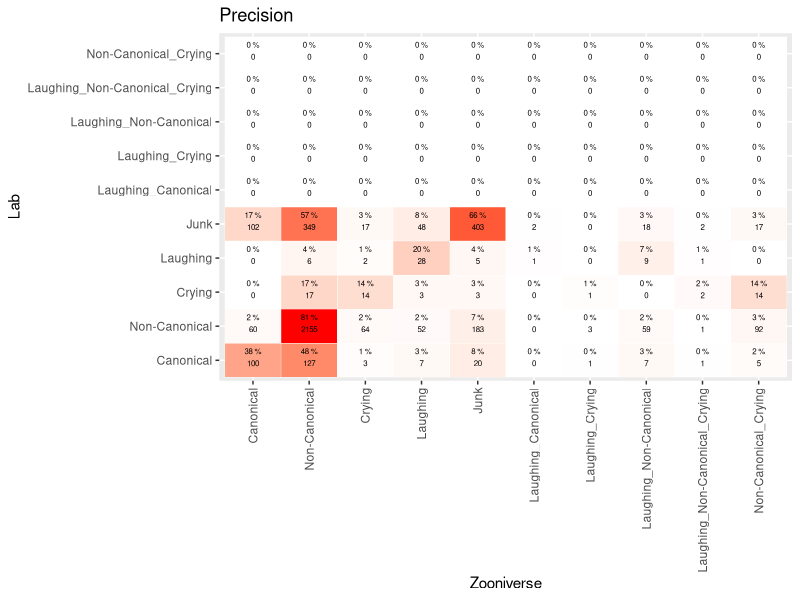
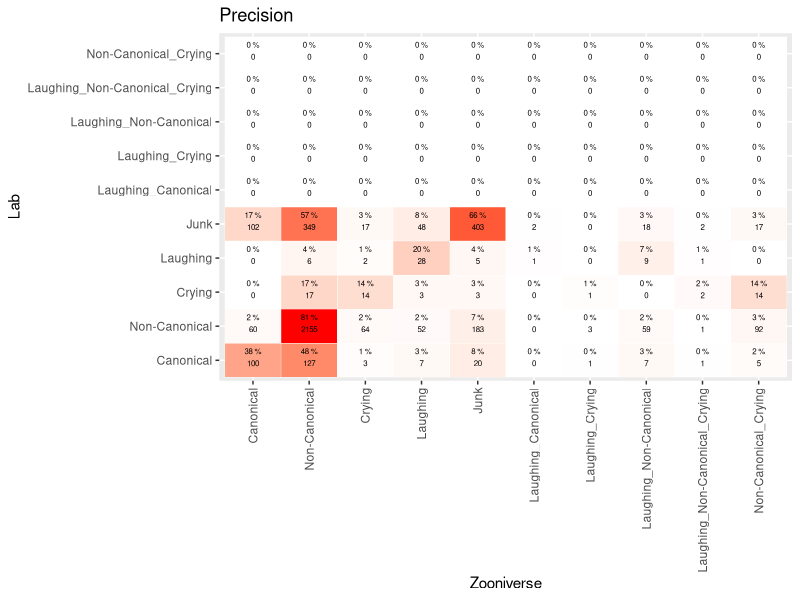
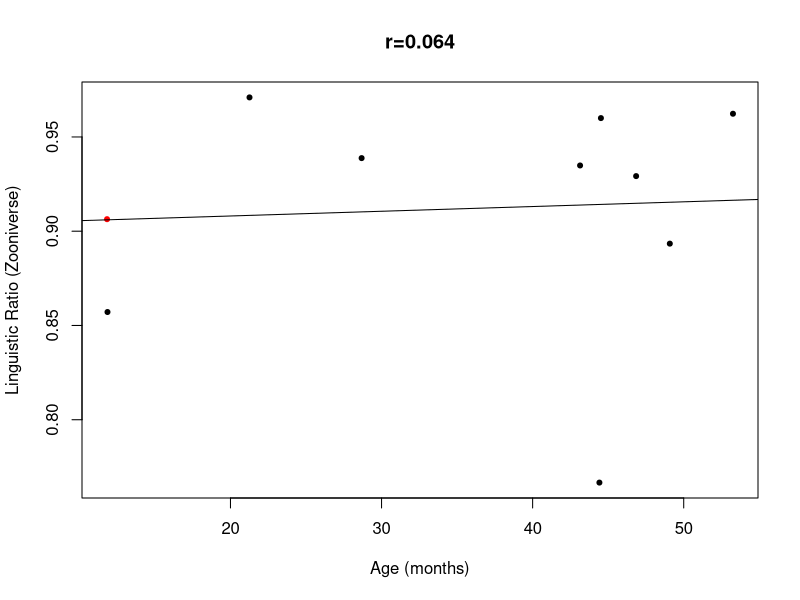
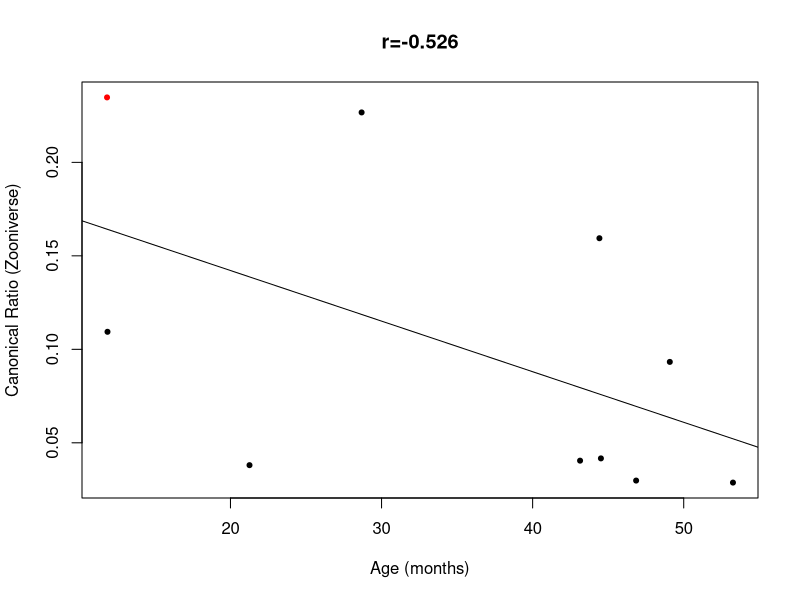
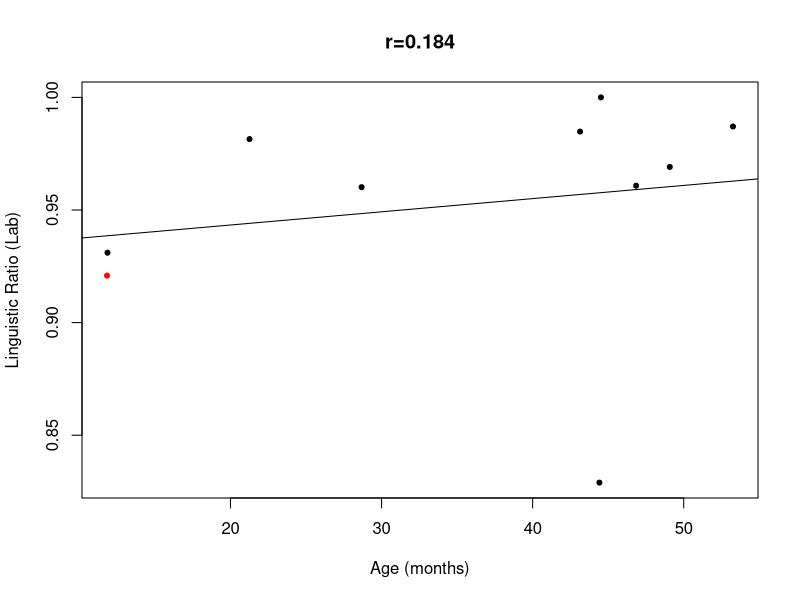
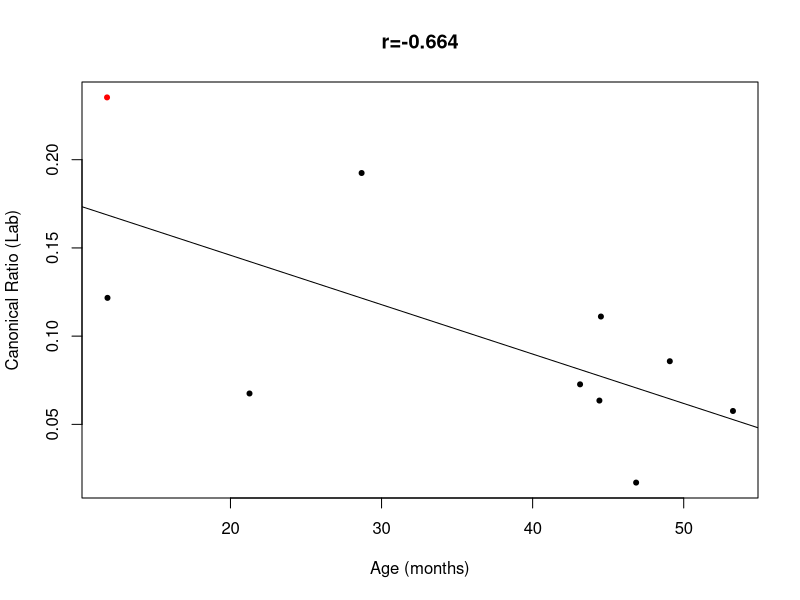
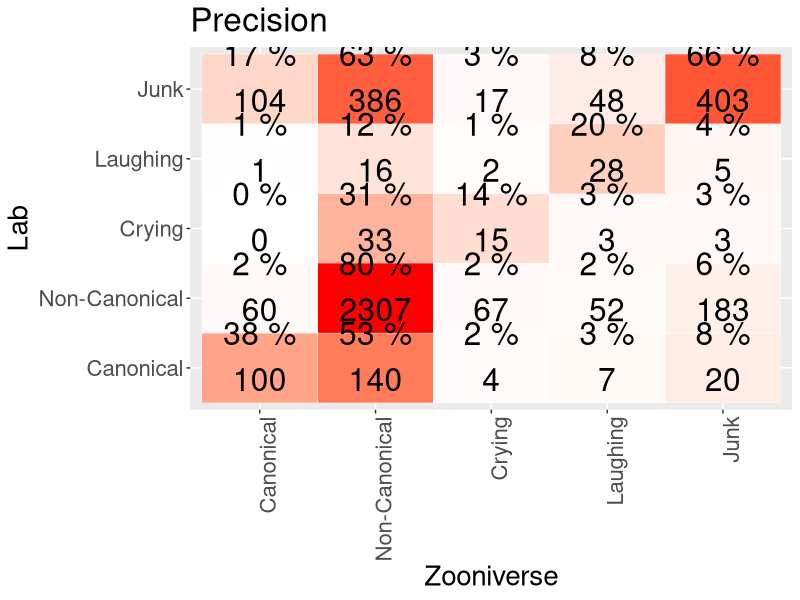
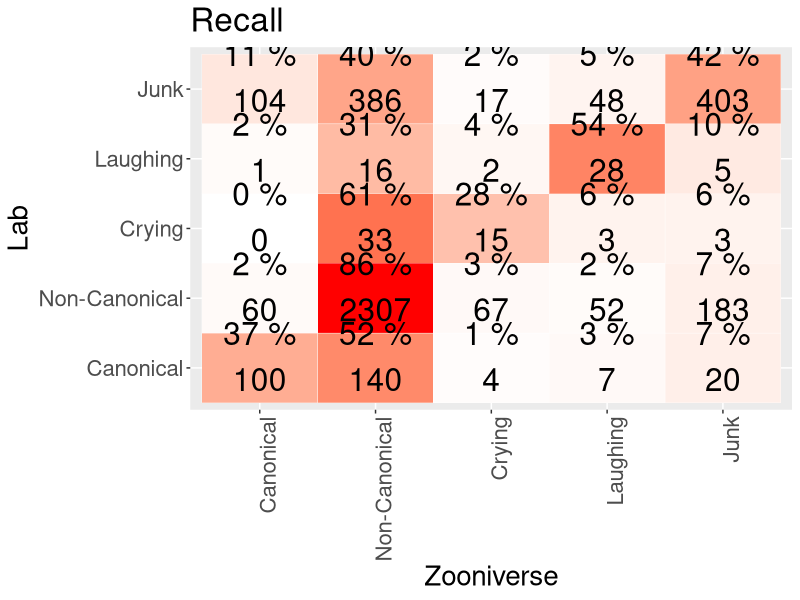

These charts were generated, in order, by the following R code:
## ---- chunk 1
knitr::opts_chunk$set(echo = TRUE)
library(tidyverse)
library(dplyr)
library(ggplot2)
library(caret)
library(scales)

dodiv=function(x) x/sum(x, na.rm=T)

## ---- chunk 2
#read demo data created by AC from info in paper
demo_data=read.csv("./Data/demo-data.tsv",sep="\t")

# read dataset composed with python
data_all <- read.csv("./Data/new_classifications_PU_zoon.csv")

#remove the word mixed that takes up space and is unnecessary
data_all$Zoon_classif=factor(gsub("Mixed_","",as.character(data_all$Zoon_classif),fixed=T))

#relevel the factor so that it's easier to read
data_all$Zoon_classif=factor(data_all$Zoon_classif, levels=c("Canonical","Non-Canonical",
                                                             "Crying","Laughing","Junk",levels(data_all$Zoon_classif)[grep("_",levels(data_all$Zoon_classif))]))


# create lab column with easier to read correspondance
data_all$lab<-as.character(data_all$Major_Choice)
data_all$lab[data_all$lab=="Non-canonical syllables"]<-"Non-Canonical"
data_all$lab[data_all$lab=="Canonical syllables"]<-"Canonical"
data_all$lab[data_all$lab %in% c("Don't mark","None")]<-"Junk"
data_all$lab=factor(data_all$lab,levels=levels(data_all$Zoon_classif))
#apply same factor levels as zooniverse so that we can do symmetrical confusion matrices
## ---- chunk 3
table(data_all$lab)
table(data_all$Zoon_classif)

mycf=confusionMatrix(data_all$lab, data_all$Zoon_classif, dnn = c("Lab","Zooniverse"))

conf_tab=mycf$table

# this package uses sensitivity & specificity
#Sensitivity=recall
#Specificity=precision

mycf

## ---- chunk 4

prop_cat=data.frame(conf_tab/colSums(conf_tab)*100) #generates precision because columns
prop_cat$id=paste(prop_cat$Lab,prop_cat$Zooniverse)
colnames(prop_cat)[3]<-"pr"

data.frame(conf_tab)->stall
stall$id=paste(stall$Lab,stall$Zooniverse)
stall=merge(stall,prop_cat[c("id","pr")])



ggplot(data = stall, mapping = aes(y = Lab, x=Zooniverse)) +
 geom_tile(aes(fill= rescale(pr)), colour = "white") +
  geom_text(aes(label = paste(round(pr),"%")), vjust = -1,size=2) +
  geom_text(aes(label = Freq), vjust = 1,size=2) +
  scale_fill_gradient(low = "white", high = "red", name = "Percentage") +
     theme(legend.position = "none") +
  xlab("Zooniverse") + ylab("Lab") +
  ggtitle("Precision")+ theme(axis.text.x = element_text(angle = 90, vjust = 0.5, hjust=1))

## ---- chunk 5
prop_cat=data.frame(conf_tab/colSums(conf_tab)*100) #generates precision because columns
prop_cat$id=paste(prop_cat$Lab,prop_cat$Zooniverse)
colnames(prop_cat)[3]<-"pr"

data.frame(conf_tab)->stall
stall$id=paste(stall$Lab,stall$Zooniverse)
stall=merge(stall,prop_cat[c("id","pr")])



ggplot(data = stall, mapping = aes(y = Lab, x=Zooniverse)) +
 geom_tile(aes(fill= rescale(pr)), colour = "white") +
  geom_text(aes(label = paste(round(pr),"%")), vjust = -1,size=2) +
  geom_text(aes(label = Freq), vjust = 1,size=2) +
  scale_fill_gradient(low = "white", high = "red", name = "Percentage") +
     theme(legend.position = "none") +
  xlab("Zooniverse") + ylab("Lab") +
  ggtitle("Precision")+ theme(axis.text.x = element_text(angle = 90, vjust = 0.5, hjust=1))

## ---- chunk 6

#given results above, we map the mixed
data_all$Zoon_classif[data_all$Zoon_classif=="Laughing_Canonical"]<-"Canonical"
data_all$Zoon_classif[data_all$Zoon_classif=="Laughing_Non-Canonical"]<-"Non-Canonical"
data_all$Zoon_classif[data_all$Zoon_classif=="Laughing_Non-Canonical_Crying"]<-"Non-Canonical"
data_all$Zoon_classif[data_all$Zoon_classif=="Laughing_Crying"]<-"Crying"
data_all$Zoon_classif[data_all$Zoon_classif=="Non-Canonical_Crying"]<-"Non-Canonical"
data_all$Zoon_classif[data_all$Zoon_classif=="Non-Canonical_Laughing_Crying"]<-"Non-Canonical"

#and reset the factors for cleanliness
data_all$Zoon_classif=factor(data_all$Zoon_classif)
data_all$lab=factor(data_all$lab)

mycf=confusionMatrix(data_all$lab, data_all$Zoon_classif, dnn = c("Lab","Zooniverse"))
conf_tab=mycf$table

# this package uses sensitivity & specificity
#Sensitivity=recall
#Specificity=precision

mycf

## ---- chunk 7
pdf("./Results/precision.pdf",height=10,width=10)
prop_cat=data.frame(conf_tab/colSums(conf_tab)*100) #generates precision because columns
prop_cat$id=paste(prop_cat$Lab,prop_cat$Zooniverse)
colnames(prop_cat)[3]<-"pr"

data.frame(conf_tab)->stall
stall$id=paste(stall$Lab,stall$Zooniverse)
stall=merge(stall,prop_cat[c("id","pr")])



ggplot(data = stall, mapping = aes(y = Lab, x=Zooniverse)) +
 geom_tile(aes(fill= rescale(pr)), colour = "white") +
  geom_text(aes(label = paste(round(pr),"%")), vjust = -1,size=8) +
  geom_text(aes(label = Freq), vjust = 1,size=8) +
  scale_fill_gradient(low = "white", high = "red", name = "Proportion") +
     theme(legend.position = "none") +
  xlab("Zooniverse") + ylab("Lab") +
  ggtitle("Precision")+theme(text = element_text(size=20),
        axis.text.x = element_text(angle=90, hjust=1))
dev.off()
## ---- chunk 8
pdf("./Results/recall.pdf",height=10,width=10)
prop_cat=data.frame(conf_tab/rowSums(conf_tab)*100)  #generates recall because rows
prop_cat$id=paste(prop_cat$Lab,prop_cat$Zooniverse)
colnames(prop_cat)[3]<-"rec"

data.frame(conf_tab)->stall
stall$id=paste(stall$Lab,stall$Zooniverse)
stall=merge(stall,prop_cat[c("id","rec")])

ggplot(data = stall, mapping = aes(y = Lab, x=Zooniverse)) +
 geom_tile(aes(fill= rescale(rec)), colour = "white") +
  geom_text(aes(label = paste(round(rec),"%")), vjust = -1,size=8) +
  geom_text(aes(label = Freq), vjust = 1,size=8) +
  scale_fill_gradient(low = "white", high = "red", name = "Proportion") +
     theme(legend.position = "none") +
  xlab("Zooniverse") + ylab("Lab") +
  ggtitle("Recall")+theme(text = element_text(size=20),
        axis.text.x = element_text(angle=90, hjust=1))


dev.off()
## ---- chunk 9


#get the ns by child, then calculate the linguistic ratio & canonical ratio, separately for zooniverse & lab
ztab=table(data_all$ChildID,data_all$Zoon_classif)
z_lr=rowSums(ztab[,c("Canonical","Non-Canonical")])/rowSums(ztab[,-which(colnames(ztab) %in% c("Junk"))])
z_cr=ztab[,c("Canonical")]/rowSums(ztab[,c("Canonical","Non-Canonical")])

ltab=table(data_all$ChildID,data_all$lab)
l_lr=rowSums(ltab[,c("Canonical","Non-Canonical")])/rowSums(ltab[,-which(colnames(ztab) %in% c("Junk"))])
l_cr=ltab[,c("Canonical")]/rowSums(ltab[,c("Canonical","Non-Canonical")])

#put all the ratios together
if(sum(rownames(ztab)==rownames(ltab))==dim(ztab)[1]) ratios=cbind(rownames(ztab),z_lr,z_cr,l_lr,l_cr) else print("oops this code needs to be more complex because we don't have the same kids for the two ratios")
colnames(ratios)[1]<-"ChildID"

#add age
#ages=aggregate(data_all$Age,by=list(data_all$ChildID),mean) #this is a weird way of adding ages, since all of the ages for a given child should be the same if there is only one recording, and if there are multiple recordings, then we should not get the mean
#improvement: now we merge with a demo data tab, but note this is merged with child id, so the problem of multiple recs per child is still there


merge(ratios,demo_data,by="ChildID")->ratios
colnames(ratios)[dim(ratios)[2]]<-"Age"

#cbinding results in text, so we numerize the ratios
for(thisvar in c("z_lr","z_cr","l_lr","l_cr")) ratios[,thisvar]=as.numeric(as.character(ratios[,thisvar]))
summary(ratios)
## ---- chunk 10
prettynames=c("Linguistic Ratio (Zooniverse)","Canonical Ratio (Zooniverse)",
             "Linguistic Ratio (Lab)","Canonical Ratio (Lab)" )
names(prettynames)<-c("z_lr","z_cr","l_lr","l_cr")

#!!! this is working the opposite than it should! but note that to get angsynd kids to come out in red, I have to do it like this -- it doesn't make sense...
mycols=c("red","black")
names(mycols)<-c("Low-RiskControl","AngelmanSyndrome")

for(thisvar in c("z_lr","z_cr","l_lr","l_cr")) {
  myr=round(cor.test(ratios[,thisvar],ratios$Age)$estimate,3)
  plot(ratios[,thisvar]~ratios$Age, pch=20,xlab="Age (months)",ylab=prettynames[thisvar],main=paste0("r=",myr),
       col=mycols[ratios$Diagnosis])
  abline(lm(ratios[,thisvar]~ratios$Age))
  }

## ---- chunk 11

#Ling ratio
pdf("./Results/ling_rat_z_vs_l.pdf",height=5,width=5)
lims=range(c(ratios[,"z_lr"],ratios[,"l_lr"]))
  myr=round(cor.test(ratios[,"z_lr"],ratios[,"l_lr"])$estimate,3)
  plot(ratios[,"z_lr"]~ratios[,"l_lr"], pch=20,xlab=prettynames["l_lr"],ylab=prettynames["z_lr"],main=paste0("r=",myr),
       xlim=lims,ylim=lims,
       col=mycols[ratios$Diagnosis])
  abline(lm(ratios[,"z_lr"]~ratios[,"l_lr"]))
  lines(c(0,1),c(0,1),lty=2,col="darkgray")
dev.off()

  #CR
pdf("./Results/can_rat_z_vs_l.pdf",height=5,width=5)
lims=range(c(ratios[,"z_cr"],ratios[,"l_cr"]))
    myr=round(cor.test(ratios[,"z_cr"],ratios[,"l_cr"])$estimate,3)
  plot(ratios[,"z_cr"]~ratios[,"l_cr"], pch=20,xlab=prettynames["l_cr"],ylab=prettynames["z_cr"],main=paste0("r=",myr),
       xlim=lims,ylim=lims,
       col=mycols[ratios$Diagnosis])
  abline(lm(ratios[,"z_cr"]~ratios[,"l_cr"]),col="darkgray")
    lines(c(0,1),c(0,1),lty=2,col="darkgray")
dev.off()


#COMBINED to save space
pdf("./Results/combined.pdf",height=5,width=5)
lims=range(c(ratios[,"z_lr"],ratios[,"l_lr"]),c(ratios[,"z_cr"],ratios[,"l_cr"]))
  #myr=round(cor.test(ratios[,"z_lr"],ratios[,"l_lr"])$estimate,3)

  plot(ratios[,"z_lr"]~ratios[,"l_lr"],xlab="Laboratory annotations",ylab="Zooniverse annotations",
       xlim=lims,ylim=lims,
       pch=20,col=mycols[ratios$Diagnosis])
    points(ratios[,"z_cr"]~ratios[,"l_cr"], pch=2, col=mycols[ratios$Diagnosis])
  abline(lm(ratios[,"z_cr"]~ratios[,"l_cr"]))
  abline(lm(ratios[,"z_lr"]~ratios[,"l_lr"]),lty=3)
 # lines(c(0,1),c(0,1),lty=2,col="darkgray")
dev.off()
